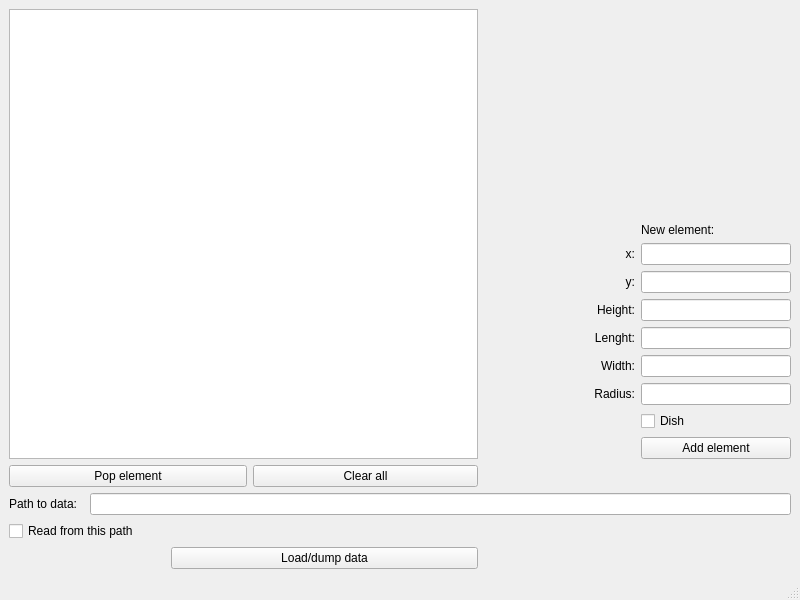
<?xml version="1.0" encoding="UTF-8"?>
<ui version="4.0">
 <class>MainWindow</class>
 <widget class="QMainWindow" name="MainWindow">
  <property name="geometry">
   <rect>
    <x>0</x>
    <y>0</y>
    <width>800</width>
    <height>600</height>
   </rect>
  </property>
  <property name="windowTitle">
   <string>MainWindow</string>
  </property>
  <widget class="QWidget" name="centralwidget">
   <layout class="QGridLayout" name="gridLayout" rowstretch="1,3,3,3,3,3,3,3,3,3,3,3,3" columnstretch="1,1,1,3,2,2">
    <item row="1" column="4">
     <widget class="QLabel" name="label_5">
      <property name="text">
       <string>x:</string>
      </property>
      <property name="alignment">
       <set>Qt::AlignRight|Qt::AlignTrailing|Qt::AlignVCenter</set>
      </property>
     </widget>
    </item>
    <item row="1" column="5">
     <widget class="QLineEdit" name="x"/>
    </item>
    <item row="2" column="4">
     <widget class="QLabel" name="label_6">
      <property name="text">
       <string>y:</string>
      </property>
      <property name="alignment">
       <set>Qt::AlignRight|Qt::AlignTrailing|Qt::AlignVCenter</set>
      </property>
     </widget>
    </item>
    <item row="2" column="5">
     <widget class="QLineEdit" name="y"/>
    </item>
    <item row="3" column="4">
     <widget class="QLabel" name="label_4">
      <property name="text">
       <string>Height:</string>
      </property>
      <property name="alignment">
       <set>Qt::AlignRight|Qt::AlignTrailing|Qt::AlignVCenter</set>
      </property>
     </widget>
    </item>
    <item row="3" column="5">
     <widget class="QLineEdit" name="height"/>
    </item>
    <item row="4" column="4">
     <widget class="QLabel" name="label_2">
      <property name="text">
       <string>Lenght:</string>
      </property>
      <property name="alignment">
       <set>Qt::AlignRight|Qt::AlignTrailing|Qt::AlignVCenter</set>
      </property>
     </widget>
    </item>
    <item row="4" column="5">
     <widget class="QLineEdit" name="lenght"/>
    </item>
    <item row="5" column="4">
     <widget class="QLabel" name="label_3">
      <property name="text">
       <string>Width:</string>
      </property>
      <property name="alignment">
       <set>Qt::AlignRight|Qt::AlignTrailing|Qt::AlignVCenter</set>
      </property>
     </widget>
    </item>
    <item row="5" column="5">
     <widget class="QLineEdit" name="width"/>
    </item>
    <item row="6" column="4">
     <widget class="QLabel" name="label_9">
      <property name="text">
       <string>Radius:</string>
      </property>
      <property name="alignment">
       <set>Qt::AlignRight|Qt::AlignTrailing|Qt::AlignVCenter</set>
      </property>
     </widget>
    </item>
    <item row="6" column="5">
     <widget class="QLineEdit" name="radius"/>
    </item>
    <item row="7" column="5">
     <widget class="QCheckBox" name="isDish">
      <property name="text">
       <string>Dish</string>
      </property>
     </widget>
    </item>
    <item row="9" column="0" colspan="3">
     <widget class="QPushButton" name="PopButton">
      <property name="text">
       <string>Pop element</string>
      </property>
     </widget>
    </item>
    <item row="9" column="3">
     <widget class="QPushButton" name="ClearButton">
      <property name="text">
       <string>Clear all</string>
      </property>
     </widget>
    </item>
    <item row="10" column="0">
     <widget class="QLabel" name="label_8">
      <property name="text">
       <string>Path to data:</string>
      </property>
     </widget>
    </item>
    <item row="10" column="1" colspan="5">
     <widget class="QLineEdit" name="path"/>
    </item>
    <item row="11" column="0" colspan="2">
     <widget class="QCheckBox" name="isNeedToRead">
      <property name="text">
       <string>Read from this path</string>
      </property>
     </widget>
    </item>
    <item row="12" column="2" colspan="2">
     <widget class="QPushButton" name="LoadDumpData">
      <property name="text">
       <string>Load/dump data</string>
      </property>
     </widget>
    </item>
    <item row="0" column="0" rowspan="9" colspan="4">
     <widget class="QTableWidget" name="tableWidget"/>
    </item>
    <item row="0" column="5">
     <widget class="QLabel" name="label_7">
      <property name="text">
       <string>New element:</string>
      </property>
      <property name="alignment">
       <set>Qt::AlignBottom|Qt::AlignLeading|Qt::AlignLeft</set>
      </property>
     </widget>
    </item>
    <item row="8" column="5">
     <widget class="QPushButton" name="addElement">
      <property name="text">
       <string>Add element</string>
      </property>
     </widget>
    </item>
   </layout>
   <widget class="QLabel" name="label">
    <property name="geometry">
     <rect>
      <x>370</x>
      <y>10</y>
      <width>61</width>
      <height>21</height>
     </rect>
    </property>
    <property name="text">
     <string/>
    </property>
   </widget>
  </widget>
  <widget class="QMenuBar" name="menubar">
   <property name="geometry">
    <rect>
     <x>0</x>
     <y>0</y>
     <width>800</width>
     <height>26</height>
    </rect>
   </property>
  </widget>
  <widget class="QStatusBar" name="statusbar"/>
 </widget>
 <resources/>
 <connections/>
</ui>
